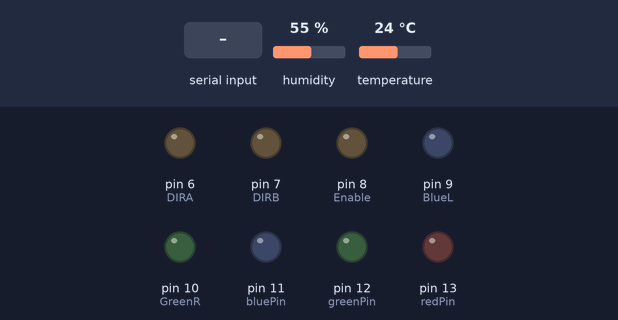
Simulated run of this sketch. Board: Arduino Mega 2560, built with avr-gcc and run on an emulated ATmega2560. Shown: output pins drawn as LEDs (lit = HIGH). Inputs (shaded band) come from the test bench; at power-on: humidity 55 %, temperature 24 °C. Pins used as bus, display or sensor lines are not drawn; what the sketch prints to the serial monitor is not drawn.

Above: at 2.7 s.
2.8 s: byte 65 ('A') received over Serial
At 3.6 s:
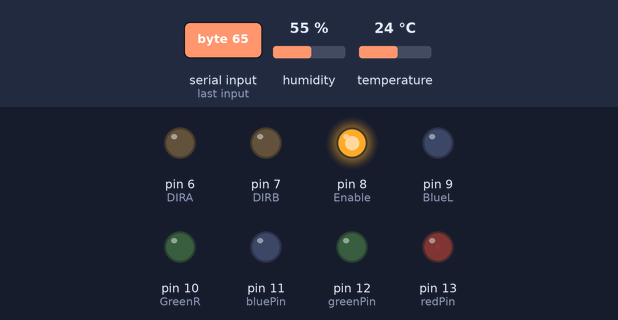
At 6.18 s:
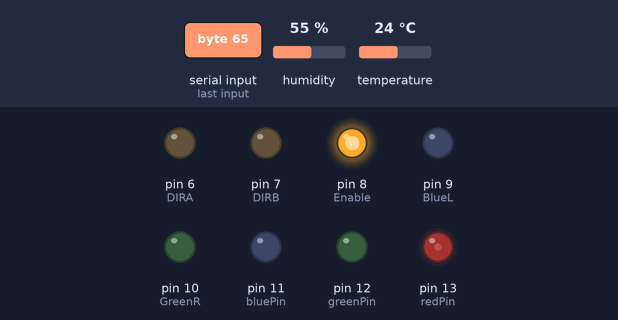
Timing chart, 0 to 25.6 s (numbered marks = the images above; inputs shaded):
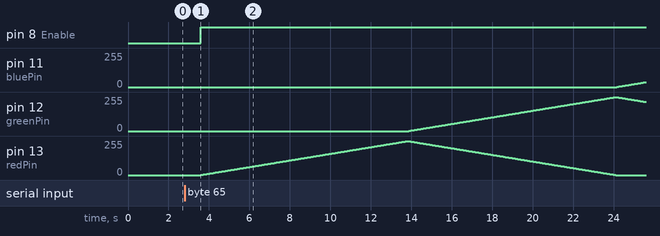

Measured:
- after the input at 2.8 s, pin 8 (Enable): LOW → HIGH after 0.80 s; pin 11 (bluePin): moves from 0/255 to 37/255 over 1.4 s, starting after 21.3 s; pin 12 (greenPin): rises from 0/255 to 255/255 in 10.2 s, then falls to 218/255 in 1.5 s; pin 13 (redPin): rises from 0/255 to 255/255 in 10.2 s, then falls to 0/255 in 10.3 s

The sketch:

PrototypePresentation.ino
```cpp
/* YourDuinoStarter_SerialMonitor_SEND_RCVE<br> - WHAT IT DOES:
   - Receives characters from Serial Monitor
   - Displays received character as Decimal, Hexadecimal and Character
   - Controls pin 13 LED from Keyboard
 - SEE the comments after "//" on each line below
 - CONNECTIONS:
   - None: Pin 13 built-in LED
   -
 - V1.00 02/11/13
   Questions: terry@yourduino.com */

/*-----( Import needed libraries )-----*/
#include "dht.h"
#include <SPI.h>
#include <MFRC522.h>
/*-----( Declare Constants and Pin Numbers )-----*/
#define led 13  // built-in LED
#define dht_apin A0 // Analog Pin sensor is connected to
#define Enable 8
#define DIRA 6
#define DIRB 7
#define SS_PIN 53
#define RST_PIN 5
MFRC522 mfrc522(SS_PIN, RST_PIN);   // Create MFRC522 instance.

dht DHT;
/*-----( Declare objects )-----*/
/*-----( Declare Variables )-----*/
int ByteReceived;
int redPin = 13;
int greenPin = 12;
int bluePin = 11;

int BlueL = 9;
int GreenR = 10;

int tempPin = A0;

int temp;
int tempMin = 26;   // the temperature to start the fan
int tempMax = 30;   // the maximum temperature when fan is at 100%
int fanSpeed;

// Color arrays
int black[3]  = { 0, 0, 0 };
int white[3]  = { 100, 100, 100 };
int red[3]    = { 100, 0, 0 };
int green[3]  = { 0, 100, 0 };
int blue[3]   = { 0, 0, 100 };
int yellow[3] = { 40, 95, 0 };
int dimWhite[3] = { 30, 30, 30 };
// etc.


// Set initial color
int redVal = black[0];
int grnVal = black[1];
int bluVal = black[2];

int wait = 10;      // 10ms internal crossFade delay; increase for slower fades
int hold = 0;       // Optional hold when a color is complete, before the next crossFade
int DEBUG = 1;      // DEBUG counter; if set to 1, will write values back via serial
int loopCount = 60; // How often should DEBUG report?
int repeat = 0;     // How many times should we loop before stopping? (0 for no stop)
int j = -100;          // Loop counter for repeat
int W = 0;

// Initialize color variables
int prevR = redVal;
int prevG = grnVal;
int prevB = bluVal;

void setup()   /****** SETUP: RUNS ONCE ******/
{
  Serial.begin(9600);

  ////////////////Temp Code//////////////////
  delay(500);//Delay to let system boot
  delay(1000);//Wait before accessing Sensor
  pinMode(redPin, OUTPUT);
  pinMode(greenPin, OUTPUT);
  pinMode(bluePin, OUTPUT);
  pinMode(Enable, OUTPUT);
  pinMode(DIRA, OUTPUT);
  pinMode(DIRB, OUTPUT);
  ///////////////End of Temp Code////////////////////
  pinMode(BlueL, OUTPUT);
  pinMode(GreenR, OUTPUT);
  /////////////////RFID CODE/////////////////
  SPI.begin();      // Initiate  SPI bus
  mfrc522.PCD_Init();   // Initiate MFRC522
  Serial.println("Approximate your card to the reader...");
  Serial.println();
  ////////////////////////////////////////////


}
//--(end setup )---

void loop()   /****** LOOP: RUNS CONSTANTLY ******/
{
//  {
//    if (W<2){
//        // Look for new cards///////////////////
//              if ( ! mfrc522.PICC_IsNewCardPresent())
//                 {
//                  return;
//                 }
//
//      // Select one of the cards///////////////////
//
//              if ( ! mfrc522.PICC_ReadCardSerial())
//                 {
//                  return;
//                 }
//
//     //Show UID on serial monitor/////////////////////
//
//              Serial.print("UID tag :");
//              String content= "";
//              byte letter;
//              for (byte i = 0; i < mfrc522.uid.size; i++)
//                    {
//                      Serial.print(mfrc522.uid.uidByte[i] < 0x10 ? " 0" : " ");
//                      Serial.print(mfrc522.uid.uidByte[i], HEX);
//                      content.concat(String(mfrc522.uid.uidByte[i] < 0x10 ? " 0" : " "));
//                      content.concat(String(mfrc522.uid.uidByte[i], HEX));
//                    }
//              Serial.println();
//              Serial.print("Message : ");
//              content.toUpperCase();
//              if (content.substring(1) == "B0 87 E9 A2") //change here the UID of the card/cards that you want to give access
//                    {
//                      Serial.println("Authorized access");
//                      Serial.println();
//                      delay(3000);
//                      W = 4;
//                    }
//              else
//                      {
//                        Serial.println(" Access denied");
//                        delay(3000);
//                      }
//          }
//  }


////// End of RFID Code///////////////

  if (Serial.available() > 0)
      {
        ByteReceived = Serial.read();
        digitalWrite(Enable, HIGH);

        if(ByteReceived == '1') // Single Quote! This is a character.
            {
              setColor(0, 255, 255);  // purple;
            }

        if(ByteReceived == '2') // Single Quote! This is a character.
            {
              setColor(255, 0, 0);  // red;
            }

        if(ByteReceived == '3') // Single Quote! This is a character.
            {
              setColor(0, 255, 0);  // green;
            }

        if(ByteReceived == '4') // Single Quote! This is a character.
            {
              setColor(0, 0, 255);  // blue;
            }

        if(ByteReceived == '5') // Single Quote! This is a character.
            {
              setColor(255, 255, 0);  // Aqua;
            }

        if(ByteReceived == '6') // Single Quote! This is a character.
            {
              setColor(80, 0, 80);  // Yellow;
            }

        if(ByteReceived == '7') // Single Quote! This is a character.
            {
              setColor(255, 255, 255);  // White;
            }

        if (ByteReceived =='8')
            {
              digitalWrite(GreenR, HIGH);
            }

        if (ByteReceived =='Y')
            {
              digitalWrite(GreenR, LOW);
            }

        if (ByteReceived =='Q')
            {
              digitalWrite(BlueL, HIGH);
            }

        if (ByteReceived =='X')
            {
              digitalWrite(BlueL, LOW);
            }


        if(ByteReceived == 'A')
           {
              { crossFade(red);
                crossFade(green);
                crossFade(blue);
                crossFade(yellow);

                if (repeat) // Do we loop a finite number of times?
                    {
                      j += 1;
                    }

                if (j >= repeat)  // Are we there yet?
                    {
                      exit(j);         // If so, stop.
                    }

                }
             }

        if(ByteReceived == '9') // Single Quote! This is a character.

           {
               setColor(30, 30, 30);  // DimWhite;
           }

        if(ByteReceived == '0') // Light turns off

           {
              setColor(0, 0, 0);
           }


      ///////////////////////////////////////////////////////// Temp Code//////////////////////////////


        if(ByteReceived == 'T')
             {
              DHT.read11(dht_apin);

              Serial.print("Current humidity = ");
              Serial.print(DHT.humidity);
              Serial.print("%  ");
              Serial.print("temperature = ");
              Serial.print(DHT.temperature);
              Serial.println("C  ");

              delay(3000);//Wait 5 seconds before accessing sensor again.

            //Fastest should be once every two seconds.///////////////////// End of Temp Code/////////////////////
              }

      }
 Serial.println();    // End the line

 // END Serial Available////////////////////////////////

  DHT.read11(dht_apin);
  temp = DHT.temperature;  // get the temperature

  if(temp < tempMin)    // if temp is lower than minimum temp
     {
         digitalWrite(Enable, LOW);
         delay(1000);
     }

  if((temp >= tempMin) && (temp <= tempMax))   // if temperature is higher than minimum temp
     {
         digitalWrite(Enable, HIGH);
         digitalWrite(DIRA,HIGH); // the actual speed of fan
         digitalWrite(DIRB,LOW);
     }


}


//--(end main loop )---

void setColor(int red, int green, int blue)
{
  #ifdef COMMON_ANODE
    red = 255 - red;
    green = 255 - green;
    blue = 255 - blue;
  #endif
  analogWrite(redPin, red);
  analogWrite(greenPin, green);
  analogWrite(bluePin, blue);
}

/*-----( Declare User-written Functions )-----*/
int calculateStep(int prevValue, int endValue) {
  int step = endValue - prevValue; // What's the overall gap?
  if (step) {                      // If its non-zero,
    step = 1020/step;              //   divide by 1020
  }
  return step;
}

/* The next function is calculateVal. When the loop value, i,
*  reaches the step size appropriate for one of the
*  colors, it increases or decreases the value of that color by 1.
*  (R, G, and B are each calculated separately.)
*/

int calculateVal(int step, int val, int i) {
  if ((step) && i % step == 0) { // If step is non-zero and its time to change a value,
    if (step > 0) {              //   increment the value if step is positive...
      val += 1;
    }
    else if (step < 0) {         //   ...or decrement it if step is negative
      val -= 1;
    }
  }
  // Defensive driving: make sure val stays in the range 0-255
  if (val > 255) {
    val = 255;
  }
  else if (val < 0) {
    val = 0;
  }
  return val;
}

/* crossFade() converts the percentage colors to a
*  0-255 range, then loops 1020 times, checking to see if
*  the value needs to be updated each time, then writing
*  the color values to the correct pins.
*/

void crossFade(int color[3]) {
  // Convert to 0-255
  int R = (color[0] * 255) / 100;
  int G = (color[1] * 255) / 100;
  int B = (color[2] * 255) / 100;

  int stepR = calculateStep(prevR, R);
  int stepG = calculateStep(prevG, G);
  int stepB = calculateStep(prevB, B);

  for (int i = 0; i <= 1020; i++) {
    redVal = calculateVal(stepR, redVal, i);
    grnVal = calculateVal(stepG, grnVal, i);
    bluVal = calculateVal(stepB, bluVal, i);

    analogWrite(redPin, redVal);   // Write current values to LED pins
    analogWrite(greenPin, grnVal);
    analogWrite(bluePin, bluVal);

    delay(wait); // Pause for 'wait' milliseconds before resuming the loop

//    if (DEBUG) { // If we want serial output, print it at the
//      if (i == 0 or i % loopCount == 0) { // beginning, and every loopCount times
//        Serial.print("Loop/RGB: #");
//        Serial.print(i);
//        Serial.print(" | ");
//        Serial.print(redVal);
//        Serial.print(" / ");
//        Serial.print(grnVal);
//        Serial.print(" / ");
//        Serial.println(bluVal);
//      }
//      DEBUG += 1;
//    }
    }
  // Update current values for next loop
  prevR = redVal;
  prevG = grnVal;
  prevB = bluVal;
  delay(hold); // Pause for optional 'wait' milliseconds before resuming the loop
}
/*********( THE END )***********/
```
